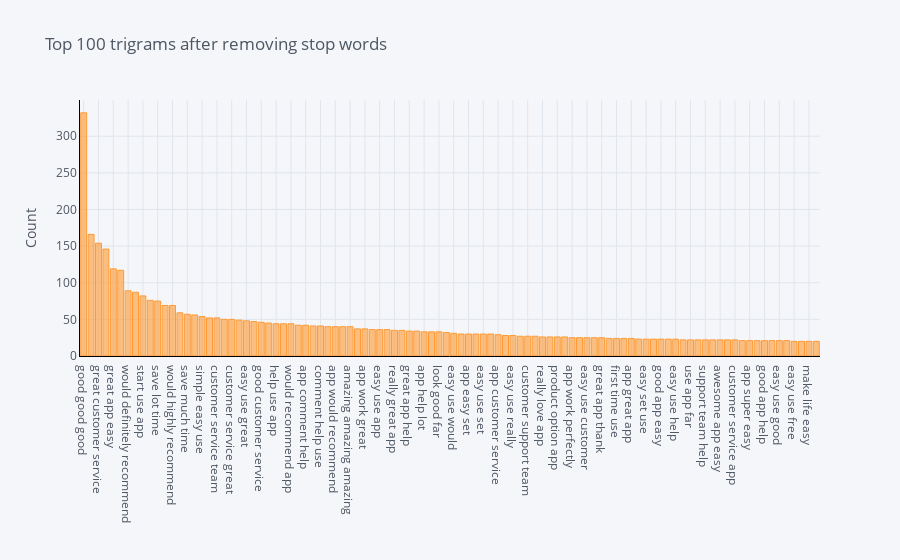

Source (notebook cell):
### Code cell
plot_model(plot = 'trigram')

### Figure 1 — Plotly figure (JSON) as saved in the notebook; plotly's stock layout.template omitted (floating-point values rounded to 4 significant figures)
{"data": [{"marker": {"color": "rgba(255, 153, 51, 0.6)", "line": {"color": "rgba(255, 153, 51, 1.0)", "width": 1}}, "name": "count", "orientation": "v", "text": "", "type": "bar", "x": ["good good good", "use app help", "great customer service", "app easy use", "great app easy", "highly recommend app", "would definitely recommend", "super easy use", "start use app", "great great great", "save lot time", "great app great", "would highly recommend", "really easy use", "save much time", "keep good work", "simple easy use", "great app use", "customer service team", "nice nice nice", "customer service great", "app highly recommend", "easy use great", "app easy install", "good customer service", "great app work", "help use app", "use app comment", "would recommend app", "definitely recommend app", "app comment help", "great customer support", "comment help use", "work really well", "app would recommend", "great easy use", "amazing amazing amazing", "good app ever", "app work great", "really good app", "easy use app", "amazing customer service", "really great app", "great app love", "great app help", "excellent customer service", "app help lot", "app really help", "look good far", "good easy use", "easy use would", "app work well", "app easy set", "really easy set", "easy use set", "great app really", "app customer service", "app far good", "easy use really", "easy install use", "customer support team", "use app add", "really love app", "easy use easy", "product option app", "easy use work", "app work perfectly", "save time money", "easy use customer", "great support team", "great app thank", "customer service always", "first time use", "great app simple", "app great app", "service highly recommend", "easy set use", "easy use thank", "good app easy", "great app make", "easy use help", "far good easy", "use app far", "thank great app", "support team help", "customer service quick", "awesome app easy", "great app free", "customer service app", "customer service really", "app super easy", "customer service excellent", "good app help", "customer service amazing", "easy use good", "cool cool cool", "easy use free", "nice easy use", "make life easy", "seem work well"], "y": [332, 166, 154, 146, 119, 117, 89, 87, 82, 76, 75, 69, 69, 59, 57, 56, 54, 52, 52, 50, 50, 49, 48, 47, 46, 45, 44, 44, 44, 42, 42, 41, 41, 40, 40, 40, 40, 37, 37, 36, 36, 36, 35, 35, 34, 34, 33, 33, 33, 32, 31, 30, 30, 30, 30, 30, 29, 28, 28, 27, 27, 27, 26, 26, 26, 26, 25, 25, 25, 25, 25, 24, 24, 24, 24, 23, 23, 23, 23, 23, 23, 22, 22, 22, 22, 22, 22, 22, 22, 21, 21, 21, 21, 21, 21, 21, 20, 20, 20, 20]}], "layout": {"autosize": true, "legend": {"bgcolor": "#F5F6F9", "font": {"color": "#4D5663"}}, "paper_bgcolor": "#F5F6F9", "plot_bgcolor": "#F5F6F9", "title": {"font": {"color": "#4D5663"}, "text": "Top 100 trigrams after removing stop words"}, "xaxis": {"autorange": true, "gridcolor": "#E1E5ED", "linecolor": "black", "range": [-0.5, 99.5], "showgrid": true, "tickfont": {"color": "#4D5663"}, "title": {"font": {"color": "#4D5663"}, "text": ""}, "type": "category", "zerolinecolor": "#E1E5ED"}, "yaxis": {"autorange": true, "gridcolor": "#E1E5ED", "linecolor": "black", "range": [0, 349.5], "showgrid": true, "tickfont": {"color": "#4D5663"}, "title": {"font": {"color": "#4D5663"}, "text": "Count"}, "type": "linear", "zerolinecolor": "#E1E5ED"}}}
